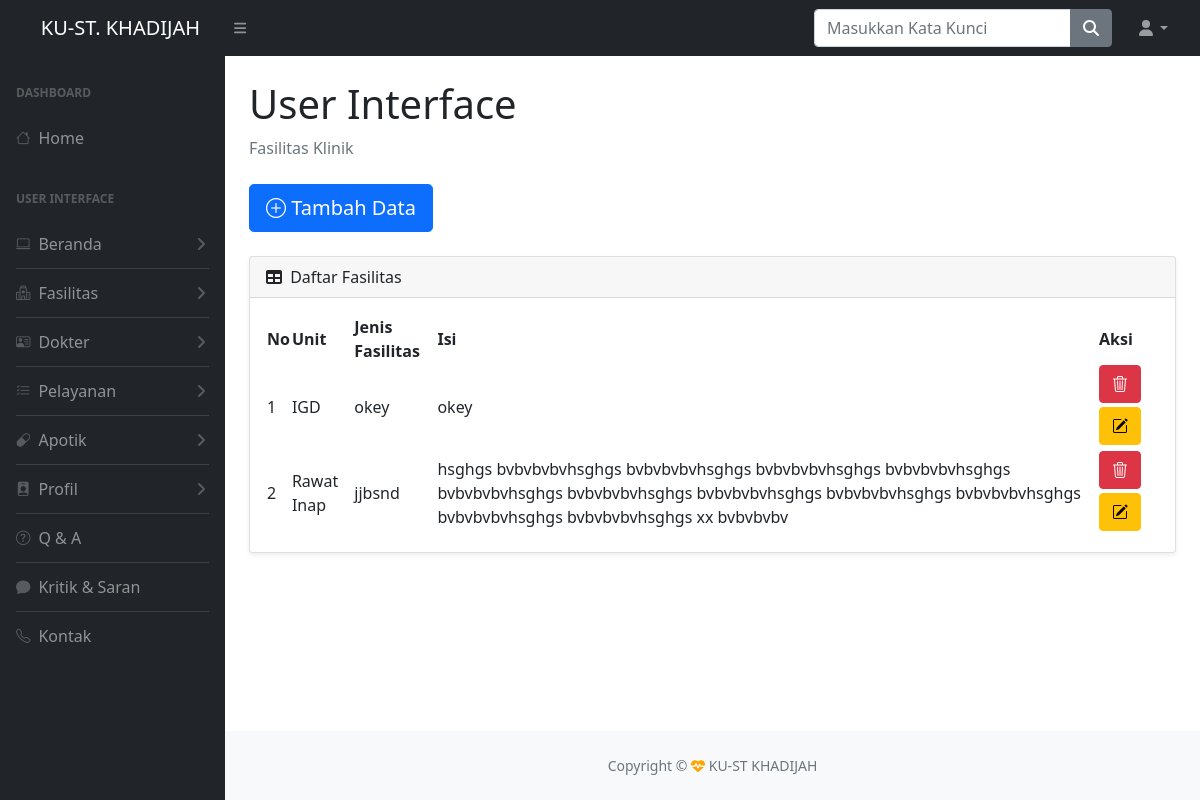
The page /admin/index.php?halaman=fasilitas (signed in) on the database its author committed.
### tables this page shows
CREATE TABLE `fasilitas` (
  `id_fasilitas` int(11) NOT NULL,
  `unit` varchar(50) DEFAULT NULL,
  `jenisfasilitas` varchar(50) DEFAULT NULL,
  `gambar` text DEFAULT NULL,
  `ketgambar` varchar(250) NOT NULL
);

### admin/UI/fasilitas.php (the view, shortened to what this page needs)
<div id="layoutSidenav_content">
    <main>
        <div class="container-fluid px-4">
            <h1 class="mt-4">User Interface</h1>
            <ol class="breadcrumb mb-4">
                <li class="breadcrumb-item active">Fasilitas Klinik</li>
            </ol>
            <h2 class="accordion-header" id="flush-headingOne">
                <a href="index.php?halaman=tambahfasilitas"><button type="button" class="btn btn-primary btn-lg mb-4"><i class="bi bi-plus-circle"></i> Tambah Data</button></a>
            </h2>
            <div class="card shadow-sm mb-4">
                <div class="card-header">
                    <i class="fas fa-table me-1"></i>
                    Daftar Fasilitas
                </div>
                <div class="card-body">
                    <table id="datatablesSimple">
                        <thead>
                            <tr>
                                <th>No</th>
                                <th>Unit</th>
                                <th>Jenis Fasilitas</th>
                                <th>Isi</th>
                                <th>Aksi</th>
                            </tr>
                        </thead>
                        <tbody>
                            <?php
                            $no = 1;
                            $ambil_data = $host->query("select * from fasilitas"); ?>
                            <?php while ($data = $ambil_data->fetch_assoc()) {
                            ?>
                                <tr>
                                    <td>
                                        <?php echo $no ?>
                                    </td>
                                    <td>
                                        <?php echo $data['unit']; ?>
                                    </td>
                                    <td>
                                        <?php echo $data['jenisfasilitas'] ?>
                                    </td>
                                    <td>
                                        <?php echo $data['ketgambar'] ?>
                                    </td>
                                    <td>
                                        <form method="post" enctype="multipart/form-data">
                                            <button class="btn btn-danger mb-1" type="submit" name="hapus" onclick="return confirm('Yakin Hapus?')"><i class="bi bi-trash3"></i></button>
                                            <button class="btn btn-warning mb-1" type="submit" name="edit"><i class="bi bi-pencil-square"></i></button>
                                        </form>
                                    </td>
                                </tr>
                            <?php $no++;
                            } ?>
                        </tbody>
                    </table>
                </div>
            </div>
        </div>
    </main>

### rows shown on the page
fasilitas: unit "IGD", jenisfasilitas "okey", ketgambar "okey"
fasilitas: unit "Rawat Inap", jenisfasilitas "jjbsnd", ketgambar "hsghgs bvbvbvbvhsghgs bvbvbvbvhsghgs bvbvbvbvhsghgs bvbvbvbvhsghgs bvbvbvbvhsghgs bvbvbvbvhsghgs bvbvbvbvhsghgs bvbvbvbvhsghgs bvbvbvbvhsghgs bvbvbvbvhsghgs bvbvbvbvhsghgs xx bvbvbvbv"
